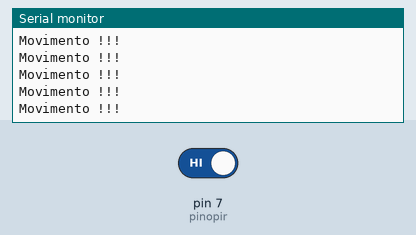
The sketch below on a simulated Arduino Uno, built with avr-gcc and run on an emulated ATmega328P. Shown: the last lines printed to the serial monitor. The test bench sets the inputs (shaded band); at power-on: pin 7 (pinopir) HIGH.

Above: at 1.2 s.
1.3 s: pin 7 (pinopir) driven LOW
At 1.9 s:
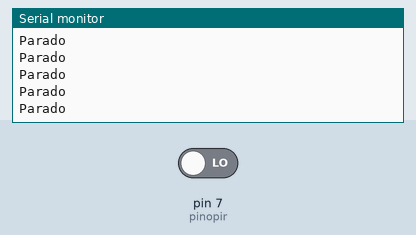
6.2 s: pin 7 (pinopir) driven HIGH
At 7.1 s:
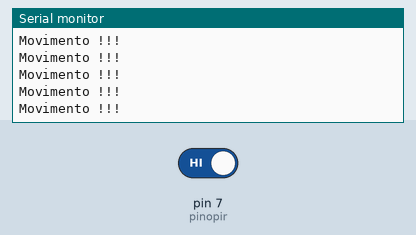
9.2 s: pin 7 (pinopir) driven LOW
At 10.3 s:
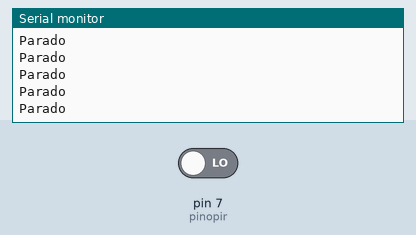
12.2 s: pin 7 (pinopir) driven HIGH
At 12.7 s:
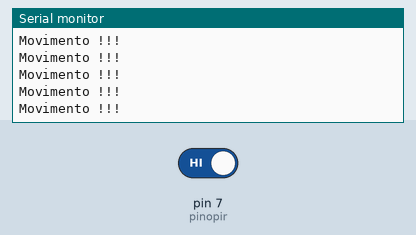
15.2 s: pin 7 (pinopir) driven LOW
At 16.2 s:
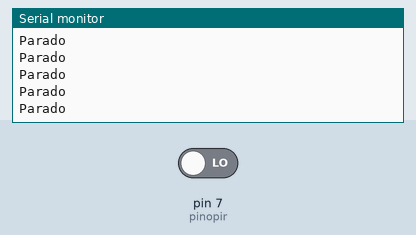

The sketch:

_test_pir_sensor.ino
```cpp
int pinopir = 7; //Pino ligado ao sensor PIR
int acionamento;

void setup()
{
  pinMode(pinopir, INPUT); //Define pino sensor como entrada
  Serial.begin(9600);
}

void loop()
{
  acionamento = digitalRead(pinopir); //Le o valor do sensor PIR

  if (acionamento == LOW) //Sem movimento, mantem rele desligado
  {
    Serial.println("Parado");
  }
  else //Caso seja detectado um movimento, aciona o rele
  {
    Serial.println("Movimento !!!");
  }
}
```

Measured:
- after the input at 1.3 s, the serial monitor: prints a new line after 0.07 s (image 1)
- after the input at 6.2 s, the serial monitor: prints a new line after 0.07 s (image 2)
